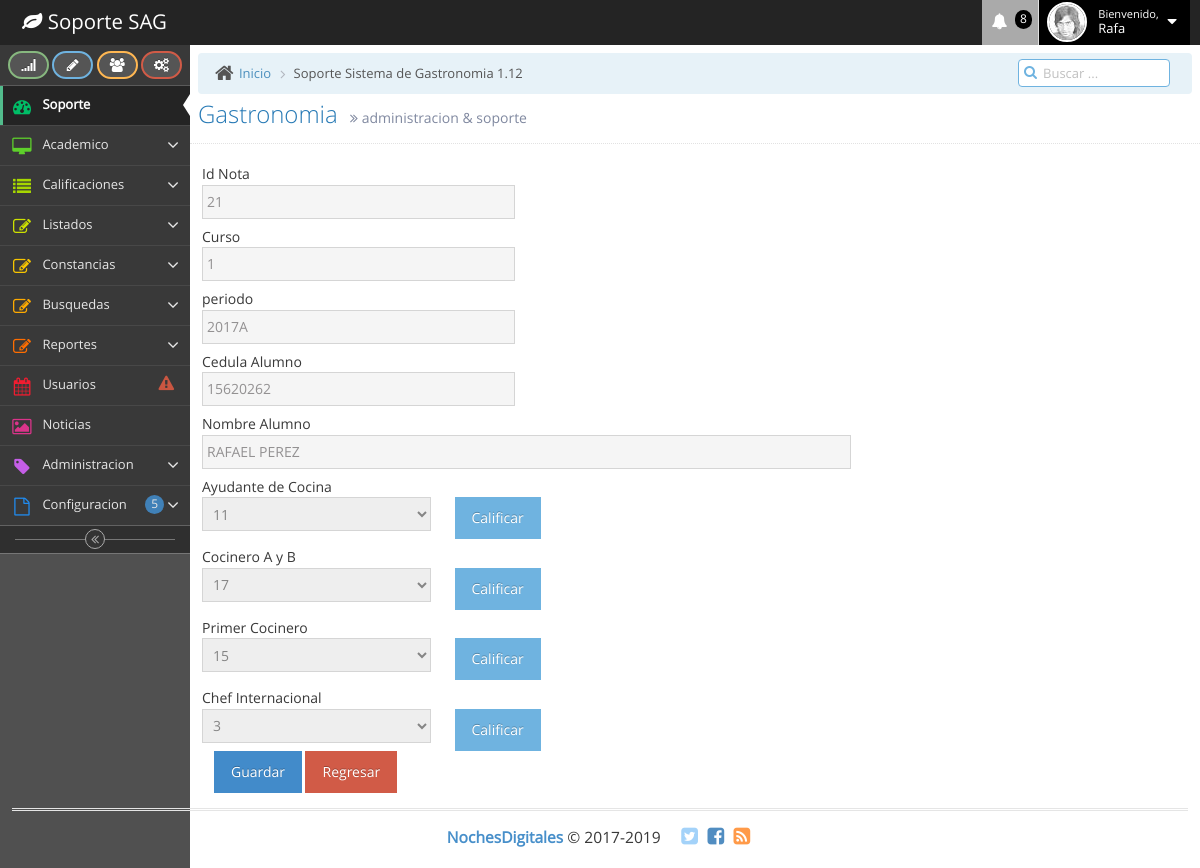
Page /edicionnotaschef.php?i=21 on the committed database.
### tables this page shows
CREATE TABLE `nota` (
  `idnota` int(10) NOT NULL,
  `idcurso` varchar(20) NOT NULL,
  `idfacilitador` varchar(100) NOT NULL,
  `periodo` varchar(100) NOT NULL,
  `cedula` varchar(20) NOT NULL,
  `nombre` varchar(50) NOT NULL,
  `nota1` varchar(3) NOT NULL,
  `nota2` varchar(3) NOT NULL,
  `nota3` varchar(3) NOT NULL,
  `nota4` varchar(3) NOT NULL
);

### edicionnotaschef.php (the view, shortened to what this page needs)
<?php
	$g = $_GET["g"];
	$p = $_GET['i'];
	if($g == "1") {
		$idnota = $_POST['idnota'];
		$idcurso = $_POST['idcurso'];
		$periodo = $_POST['periodo'];
		$cedula = $_POST['cedula'];
		$nombre = $_POST['nombre'];
		$nota1 = $_POST['nota1'];
		$nota2 = $_POST['nota2'];
		$nota3 = $_POST['nota3'];
		$nota4 = $_POST['nota4'];
		 $sql = "insert into nota (idnota, idcurso, periodo, cedula, nombre, nota1, nota2, nota3, nota4) values ('$idnota', '$idcurso', '$periodo', '$cedula', '$nombre', '$nota1', '$nota2', '$nota3', '$nota4')";
		if($p != "") {
			$sql = "update nota set idnota='$idnota', idcurso='$idcurso', periodo='$periodo', cedula='$cedula', nombre='$nombre', nota1='$nota1', nota2='$nota2', nota3='$nota3', nota4='$nota4' where idnota='$idnota'";
		}
		else {
			 $sql;
		}
		if(mysql_query($sql)) {
			echo '<script>setTimeout(function(){swal({title:"Exito!!!",text:"Notas Registradas",type:"success"},
													function(isConfirm){location.href="listanotaschef.php";});}, 100);</script>';
		}
		else {
		echo $sql;
		}
	}
	else {
		if($p != "") {
			$consulta = "SELECT * FROM nota WHERE idnota='$p'";
			$resultado = mysql_query($consulta) or die(mysql_error());
			if ($registro = mysql_fetch_array($resultado)) {
				$idnota = $registro["idnota"];
				$idcurso = $registro["idcurso"];
				$periodo = $registro["periodo"];
				$cedula = $registro["cedula"];
				$nombre = $registro["nombre"];
				$nota1 = $registro["nota1"];
				$nota2 = $registro["nota2"];
				$nota3 = $registro["nota3"];
				$nota4 = $registro["nota4"];
			}
		}
	}
?>
<!DOCTYPE html>
<html lang="en">
	<head>
		<link rel="stylesheet" type="text/css" href="bootstrap-3.3.7/sweetalert/sweetalert.css">
		<link rel="stylesheet" href="assets/css/bootstrap.min.css" />
		<link rel="stylesheet" href="assets/font-awesome/4.5.0/css/font-awesome.min.css" />
		<link rel="stylesheet" href="assets/css/ace.min.css" class="ace-main-stylesheet" id="main-ace-style" />
		<link rel="stylesheet" href="assets/css/ace-skins.min.css" />
		<link rel="stylesheet" href="assets/css/ace-rtl.min.css" />
	</head>
	<body class="skin-2">
		<div id="navbar" class="navbar navbar-default          ace-save-state">
			<div class="navbar-container ace-save-state" id="navbar-container">
				<div class="navbar-header pull-left">
					<a href="index.html" class="navbar-brand">
						<small>
							<i class="fa fa-leaf"></i>
							Soporte SAG
						</small>
					</a>
				</div>
				<div class="navbar-buttons navbar-header pull-right" role="navigation">
					<ul class="nav ace-nav">
					  <li class="purple dropdown-modal">
							<a data-toggle="dropdown" class="dropdown-toggle" href="#">
								<i class="ace-icon fa fa-bell icon-animated-bell"></i>
								<span class="badge badge-important">8</span>
							</a>
					  </li>
						<li class="light-blue dropdown-modal">
							<a data-toggle="dropdown" href="#" class="dropdown-toggle">
								<img class="nav-user-photo" src="assets/images/avatars/user.jpg" alt="Jason's Photo" />
								<span class="user-info">
									<small>Bienvenido,</small>
									Rafa
								</span>
								<i class="ace-icon fa fa-caret-down"></i>
							</a>
					  </li>
				  </ul>
				</div>
			</div>
		</div>
		<div class="main-container ace-save-state" id="main-container">
			<div id="sidebar" class="sidebar                  responsive                    ace-save-state">
				<div class="sidebar-shortcuts" id="sidebar-shortcuts">
					<div class="sidebar-shortcuts-large" id="sidebar-shortcuts-large">
						<button class="btn btn-success">
							<i class="ace-icon fa fa-signal"></i>
						</button>
						<button class="btn btn-info">
							<i class="ace-icon fa fa-pencil"></i>
						</button>
						<button class="btn btn-warning">
							<i class="ace-icon fa fa-users"></i>
						</button>
						<button class="btn btn-danger">
							<i class="ace-icon fa fa-cogs"></i>
						</button>
					</div>
				</div>
				<ul class="nav nav-list">
					<li class="active">
						<a href="index.html">
							<i class="menu-icon fa fa-tachometer"></i>
							<span class="menu-text"> Soporte </span>
						</a>
					</li>
					<li class="">
						<a href="#" class="dropdown-toggle">
							<i class="menu-icon fa fa-desktop"></i>
							<span class="menu-text">
								Academico
							</span>
							<b class="arrow fa fa-angle-down"></b>
						</a>
					</li>
					<li class="">
						<a href="#" class="dropdown-toggle">
							<i class="menu-icon fa fa-list"></i>
							<span class="menu-text"> Calificaciones </span>
							<b class="arrow fa fa-angle-down"></b>
						</a>
					</li>
					<li class="">
						<a href="#" class="dropdown-toggle">
							<i class="menu-icon fa fa-pencil-square-o"></i>
							<span class="menu-text"> Listados </span>
							<b class="arrow fa fa-angle-down"></b>
						</a>
					</li>
<li class="">
						<a href="#" class="dropdown-toggle">
							<i class="menu-icon fa fa-pencil-square-o"></i>
									<span class="menu-text"> Constancias </span>
							<b class="arrow fa fa-angle-down"></b>
						</a>
					</li>
                    <li class="">
						<a href="#" class="dropdown-toggle">
							<i class="menu-icon fa fa-pencil-square-o"></i>
									<span class="menu-text"> Busquedas </span>
							<b class="arrow fa fa-angle-down"></b>
						</a>
					</li>
                    <li class="">
						<a href="#" class="dropdown-toggle">
							<i class="menu-icon fa fa-pencil-square-o"></i>
									<span class="menu-text"> Reportes </span>
							<b class="arrow fa fa-angle-down"></b>
						</a>
					</li>
				  <li class="">
						<a href="calendar.html">
							<i class="menu-icon fa fa-calendar"></i>
							<span class="menu-text">
								Usuarios
							<span class="badge badge-transparent tooltip-error" title="2 Important Events">
									<i class="ace-icon fa fa-exclamation-triangle red bigger-130"></i>
								</span>
							</span>
						</a>
					</li>
					<li class="">
						<a href="gallery.html">
							<i class="menu-icon fa fa-picture-o"></i>
							<span class="menu-text"> Noticias </span>
						</a>
					</li>
					<li class="">
						<a href="#" class="dropdown-toggle">
							<i class="menu-icon fa fa-tag"></i>
							<span class="menu-text"> Administracion </span>
							<b class="arrow fa fa-angle-down"></b>
						</a>
					</li>
					<li class="">
						<a href="#" class="dropdown-toggle">
							<i class="menu-icon fa fa-file-o"></i>
							<span class="menu-text">
								Configuracion
							<span class="badge badge-primary">5</span>
							</span>
							<b class="arrow fa fa-angle-down"></b>
						</a>
					</li>
				</ul>
				<div class="sidebar-toggle sidebar-collapse" id="sidebar-collapse">
					<i id="sidebar-toggle-icon" class="ace-icon fa fa-angle-double-left ace-save-state" data-icon1="ace-icon fa fa-angle-double-left" data-icon2="ace-icon fa fa-angle-double-right"></i>
				</div>
			</div>
			<div class="main-content">
				<div class="main-content-inner">
				  <div class="breadcrumbs ace-save-state" id="breadcrumbs">
						<ul class="breadcrumb">
							<li>
								<i class="ace-icon fa fa-home home-icon"></i>
								<a href="#">Inicio</a>
							</li>
							<li class="active">Soporte Sistema de Gastronomia 1.12</li>
						</ul>
						<div class="nav-search" id="nav-search">
							<form class="form-search">
								<span class="input-icon">
									<input type="text" placeholder="Buscar ..." class="nav-search-input" id="nav-search-input" autocomplete="off" />
									<i class="ace-icon fa fa-search nav-search-icon"></i>
								</span>
							</form>
						</div>
					</div>
						<div class="page-header">
							<h1>
								Gastronomia
								<small>
									<i class="ace-icon fa fa-angle-double-right"></i>
									administracion &amp; soporte
								</small>
						  </h1>
				  </div>
						<div class="row">
							<div class="col-xs-12">
								<div class="col-xs-12">
 <section id="main-content">
          <section class="wrapper">
          	<div class="row mt">
          		<div class="col-lg-12">
                  <div class="form-panel">
								<div class="module-body table">
									<form class="form-horizontal row-fluid" action="edicionnotaschef.php?i=<?php echo $p ?>&g=1" method="post">
										<div class="row">
										<div class="col-md-12">
											<label class="control-label" for="basicinput">
											Id Nota</label>
										</div>
										<div class="col-md-4">
											<input type="text" id="basicinput" name="idnota"  placeholder="Ingrese el Codigo" class="form-control round-form" onKeyPress="Nombres()" value="<?php echo $idnota; ?>" readonly >
										</div>
										<div class="col-md-8">
										</div>
										</div>
										<div class="row">
										<div class="col-md-12">
											<label class="control-label" for="basicinput">
											Curso</label>
										</div>
										<div class="col-md-4">
											<input type="text" id="basicinput" name="idcurso"  placeholder="Ingrese el Curso" class="form-control round-form" onKeyPress="Nombres()" value="<?php echo $idcurso; ?>" readonly>
										</div>
										<div class="col-md-8">
										</div>
										</div>
										<div class="row">
										<div class="col-md-12">
											<label class="control-label" for="basicinput">
											periodo</label>
										</div>
										<div class="col-md-4">
											<input type="text" id="basicinput" name="periodo"  placeholder="Nombre periodo" class="form-control round-form" onKeyPress="Nombres()" value="<?php echo $periodo; ?>" readonly>
										</div>
										<div class="col-md-8">
										</div>
										</div>
										<div class="row">
										<div class="col-md-12">
											<label class="control-label" for="basicinput">
											Cedula Alumno</label>
										</div>
										<div class="col-md-4">
											<input type="text" id="basicinput" name="cedula"  placeholder="Ingrese la Cedula" class="form-control round-form" onKeyPress="Nombres()" value="<?php echo $cedula; ?>" readonly>
										</div>
										<div class="col-md-8">
										</div>
										</div>
										<div class="row">
										<div class="col-md-12">
											<label class="control-label" for="basicinput">
											Nombre Alumno</label>
										</div>
										<div class="col-md-8">
											<input type="text" id="basicinput" name="nombre"  placeholder="Ingrese el Nombre" class="form-control round-form" onKeyPress="Nombres()" value="<?php echo $nombre; ?>" readonly>
										</div>
										<div class="col-md-4">
										</div>
										</div>
										<div class="row">
										<div class="col-md-12">
											<label class="control-label" for="basicinput">
											Ayudante de Cocina</label>
										</div>
										<div class="col-md-3">
                                            <select name="nota1" id="idNombre" class="form-control round-form" readonly>
                                                <option value="11" <?PHP if($nota1=='11'){ echo 'selected="selected"'; } ?> >11</option>
                                            </select>
										</div>
										<div class="col-md-3">
											<button type="button" class="btn btn-info" name="button" value="quitar atributo ReadOnly" onclick="quitarReadOnly('idNombre')">Calificar</button>
										</div>
										</div>
										<div class="row">
										<div class="col-md-12">
											<label class="control-label" for="basicinput">
											Cocinero A y B</label>
										</div>
										<div class="col-md-3">
                                            <select name="nota2" id="idNombre2" class="form-control round-form" readonly>
                                                <option value="17" <?PHP if($nota2=='17'){ echo 'selected="selected"'; } ?> >17</option>
                                            </select>
										</div>
										<div class="col-md-3">
											<button type="button" class="btn btn-info" name="button" value="quitar atributo ReadOnly" onclick="quitarReadOnly('idNombre2')">Calificar</button>
										</div>
										</div>
										<div class="row">
										<div class="col-md-12">
											<label class="control-label" for="basicinput">
											Primer Cocinero</label>
										</div>
										<div class="col-md-3">
                                            <select name="nota3" id="idNombre3" class="form-control round-form" readonly >
                                                <option value="15" <?PHP if($nota3=='15'){ echo 'selected="selected"'; } ?> >15</option>
                                            </select>
										</div>
										<div class="col-md-3">
											<button type="button" class="btn btn-info" name="button" value="quitar atributo ReadOnly" onclick="quitarReadOnly('idNombre3')">Calificar</button>
										</div>
										</div>
										<div class="row">
										<div class="col-md-12">
											<label class="control-label" for="basicinput">
											Chef Internacional</label>
										</div>
										<div class="col-md-3">
                                            <select name="nota4" id="idNombre4" class="form-control round-form" readonly>
                                                <option value="3" <?PHP if($nota4=='3'){ echo 'selected="selected"'; } ?> >3</option>
                                            </select>
										</div>
										<div class="col-md-3">
											<button type="button" class="btn btn-info" name="button" value="quitar atributo ReadOnly" onclick="quitarReadOnly('idNombre4')">Calificar</button>
										</div>
										</div>
										<div class="col-md-12">
											<button type="submit" name="boton" value="Guardar" class="btn btn-primary">
											Guardar</button>
											<a href="listanotaschef.php" class="btn btn-danger">Regresar</a>
										</div>
									</form>
								</div>
							</div>
						<br/>
          		</div>
          	</div>
		</section>
								</div>
							</div>
						</div>
			  </div>
				</div>
			</div>
			<div class="footer">
				<div class="footer-inner">
					<div class="footer-content">
						<span class="bigger-120">
							<span class="blue bolder">NochesDigitales</span>
							 &copy; 2017-2019
						</span>
						<span class="action-buttons">
							<a href="#">
								<i class="ace-icon fa fa-twitter-square light-blue bigger-150"></i>
							</a>
							<a href="#">
								<i class="ace-icon fa fa-facebook-square text-primary bigger-150"></i>
							</a>
							<a href="#">
								<i class="ace-icon fa fa-rss-square orange bigger-150"></i>
							</a>
						</span>
					</div>
				</div>
			</div>
	</body>
</html>

### edicionnotaschef.php (style rules this page uses)
input { width:200px; }

### rows in the picture
nota: idnota "21", idcurso "1", periodo "2017A", cedula "15620262", nombre "RAFAEL PEREZ", nota1 "11", nota2 "17", nota3 "15", nota4 "3"
